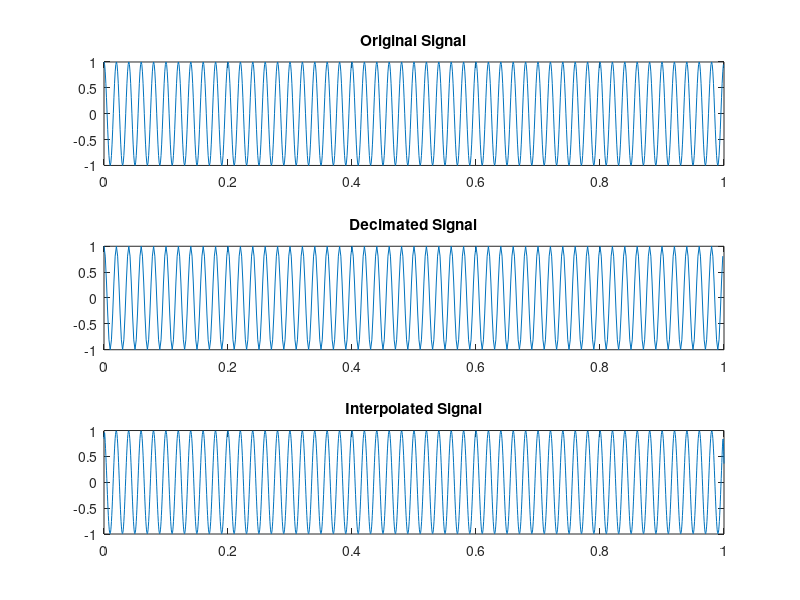

Recreate this plot in MATLAB.
fs = 1000; 
t = 0:1/fs:1-1/fs;
f = 50; 
x = cos(2*pi*f*t); 
x_decimated = downsample(x, 2);
t_decimated = downsample(t, 2);
x_interpolated = interp(x, 2);
t_interpolated = linspace(0, 1, length(x_interpolated));
subplot(3,1,1); plot(t, x); title('Original Signal');
subplot(3,1,2); plot(t_decimated, x_decimated); title('Decimated Signal');
subplot(3,1,3); plot(t_interpolated, x_interpolated); title('Interpolated Signal');
